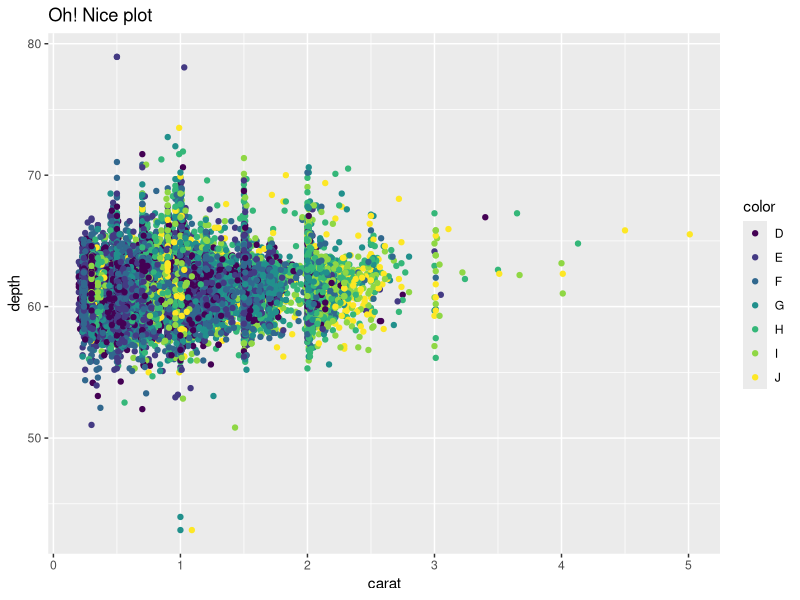

Recreate this plot in R.
## ---- chunk 1
library(ggplot2)
## ---- chunk 2
the_data <- ggplot2::diamonds

the_data |> 
  ggplot(aes(carat, depth, color = color)) +
  geom_point() +
  labs(title = "Oh! Nice plot")
